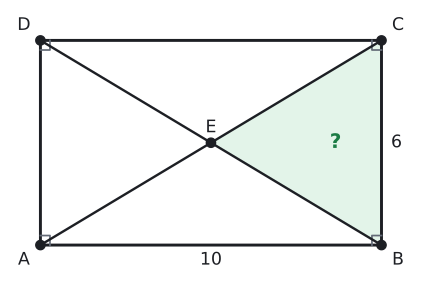

Source code (Python):
import sys; sys.path.insert(0, "tools")
from cizim import *

P = lambda x, y: np.array([float(x), float(y)])
uz = lambda U, V: round(float(np.linalg.norm(U - V)), 4)
def acisi(K, U, V):
    u, v = U - K, V - K
    return round(float(np.degrees(np.arccos(np.dot(u, v) / np.linalg.norm(u) / np.linalg.norm(v)))), 3)
def birim(U, V):
    t = (V - U) / np.linalg.norm(V - U); return t, np.array([-t[1], t[0]])
def ayak(Q, U, V):
    t, _ = birim(U, V); return U + np.dot(Q - U, t) * t
def yansit(Q, U, V):
    return 2 * ayak(Q, U, V) - Q
def kesisim(U1, V1, U2, V2):
    M = np.array([V1 - U1, U2 - V2]).T; s = np.linalg.solve(M, U2 - U1); return U1 + s[0] * (V1 - U1)
def cetik(U, V, n=1, renk=SOLUK, f=0.5):
    M = U + f * (V - U); t, m = birim(U, V)
    for i in range(n):
        c = M + (i - (n - 1) / 2) * 0.2 * S * t
        ax.plot(*zip(c - 0.22 * S * m, c + 0.22 * S * m), color=renk, lw=1.5)
def olcu(U, V, metin, d=0.5, renk=YAZI, fs=13, f=0.5):
    """[UV] üzerinde f oranındaki noktaya, U->V yönünün soluna d*S uzağa yazı (d < 0: sağına)."""
    M = U + f * (V - U); _, m = birim(U, V)
    ax.text(*(M + d * S * m), metin, ha="center", va="center", color=renk, fontsize=fs)
def dik_isareti(K, U, V, r=0.4):
    a_ = (U - K) / np.linalg.norm(U - K) * r * S; b_ = (V - K) / np.linalg.norm(V - K) * r * S
    ax.plot(*zip(K + a_, K + a_ + b_, K + b_), color=SOLUK, lw=1.3)
def harf(Q, metin, dx, dy, renk=YAZI, fs=13):
    ax.text(Q[0] + dx * S, Q[1] + dy * S, metin, ha="center", va="center", color=renk, fontsize=fs)
def cizgi(U, V, renk=YAZI, lw=2.2, ls="-"):
    ax.plot(*zip(U, V), color=renk, lw=lw, ls=ls)
def boya(noktalar, renk):
    ax.add_patch(patches.Polygon(noktalar, closed=True, facecolor=renk, edgecolor="none"))
def yay(K, U, V, r=0.8, renk=MAVI, n=1):
    for i in range(n): aci(ax, K, U, V, r=(r + 0.18 * i) * S, renk=renk)
def yay_yazi(K, U, V, metin, d=1.4, renk=MAVI, fs=12):
    """K köşesindeki U-K-V açısının ortasından d*S uzağa yazı."""
    u = (U - K) / np.linalg.norm(U - K); v = (V - K) / np.linalg.norm(V - K); o = (u + v) / np.linalg.norm(u + v)
    ax.text(*(K + d * S * o), metin, ha="center", va="center", color=renk, fontsize=fs)
def basla(xmin, xmax, ymin, ymax, en=5.5):
    global fig, ax
    fig, ax = sekil(en, en * (ymax - ymin) / (xmax - xmin))
    ax.set_aspect("equal"); ax.axis("off"); ax.set_xlim(xmin, xmax); ax.set_ylim(ymin, ymax)
def dortgen(A, B, C, D, dolgu=None):
    if dolgu: boya([A, B, C, D], dolgu)
    ax.plot(*zip(A, B, C, D, A), color=YAZI)
    for Q in (A, B, C, D): nokta(ax, *Q, "")
def koseler(A, B, C, D, d=0.55):
    O = (A + B + C + D) / 4
    for Q, ad in ((A, "A"), (B, "B"), (C, "C"), (D, "D")):
        y = (Q - O) / np.linalg.norm(Q - O); harf(Q, ad, d * np.sign(y[0]) * 1.1, d * np.sign(y[1]))
def dikdortgen(a, b):
    """A orijinde, [AB] yatay: A, B, C, D."""
    return P(0, 0), P(a, 0), P(a, b), P(0, b)
def dik_koseler(A, B, C, D, r=0.4):
    dik_isareti(A, B, D, r); dik_isareti(B, C, A, r); dik_isareti(C, D, B, r); dik_isareti(D, A, C, r)
def cerceve(noktalar, kenar=1.2):
    xs = [q[0] for q in noktalar]; ys = [q[1] for q in noktalar]
    return min(xs) - kenar * S, max(xs) + kenar * S, min(ys) - kenar * S, max(ys) + kenar * S
def alan(noktalar, metin, renk=YAZI, dx=0, dy=0, fs=13):
    """Çokgenin köşelerinin ortalamasına kalın yazı."""
    O = sum(noktalar) / len(noktalar)
    ax.text(O[0] + dx * S, O[1] + dy * S, metin, ha="center", va="center", color=renk, fontsize=fs, fontweight="bold")
def alan_hesap(*Q):
    return round(abs(sum(Q[i][0] * Q[(i + 1) % len(Q)][1] - Q[(i + 1) % len(Q)][0] * Q[i][1] for i in range(len(Q)))) / 2, 4)

# Alıştırma 3: |AB| = 10, |BC| = 6, köşegenler E'de. A(BEC) = 15.
A, B, C, D = dikdortgen(10, 6); E = (A + C) / 2
S = 0.8
print("BEC", alan_hesap(B, E, C))
basla(*cerceve([A, B, C, D], 1.2), en=5.5)
boya([B, E, C], YESIL_ACIK)
dortgen(A, B, C, D); koseler(A, B, C, D); dik_koseler(A, B, C, D, 0.35)
cizgi(A, C, YAZI, 1.8); cizgi(B, D, YAZI, 1.8)
nokta(ax, *E, ""); harf(E, "E", 0, 0.55)
olcu(A, B, "10", -0.55); olcu(B, C, "6", -0.55)
alan([B, E, C], "?", YESIL, 0.4, 0, fs=15)
kaydet(fig, __file__)
